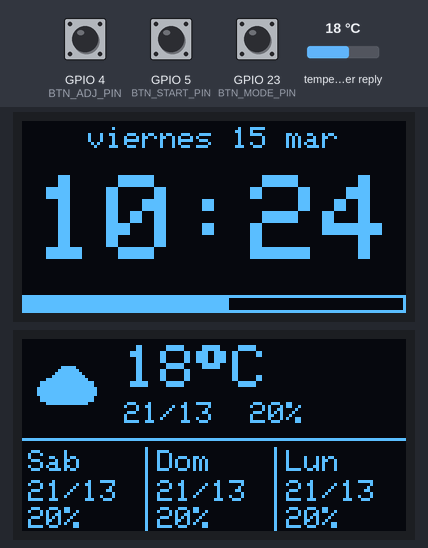
This sketch was run on a simulated ESP32. Shown: 2 × 128×64 one-colour display. Inputs (shaded band) come from the test bench; at power-on: GPIO 23 (BTN_MODE_PIN) HIGH, GPIO 5 (BTN_START_PIN) HIGH, GPIO 4 (BTN_ADJ_PIN) HIGH, temperature in the weather reply 18 °C. WiFi joins after 1.5 s; servers stay silent unless stated; the local clock reads 2024-03-15 10:24:30 at power-on unless the sketch sets it; web services answer with replies made up by the test bench.

Above: at 3.0 s.
3.1 s: GPIO 23 (BTN_MODE_PIN) pulled LOW for 0.15 s
At 4.2 s:
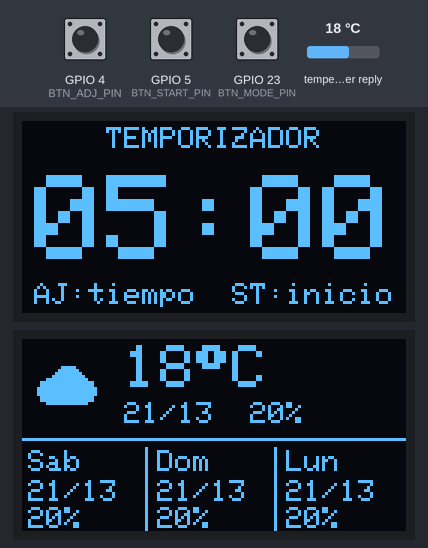
4.8 s: GPIO 5 (BTN_START_PIN) pulled LOW for 0.15 s
At 5.8 s:
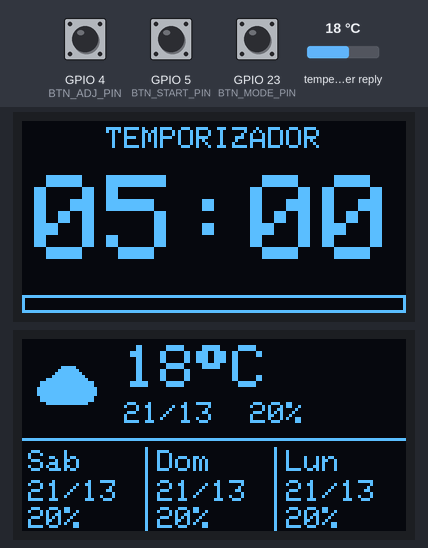
7.9 s: GPIO 5 (BTN_START_PIN) pulled LOW for 0.15 s
At 9.3 s:
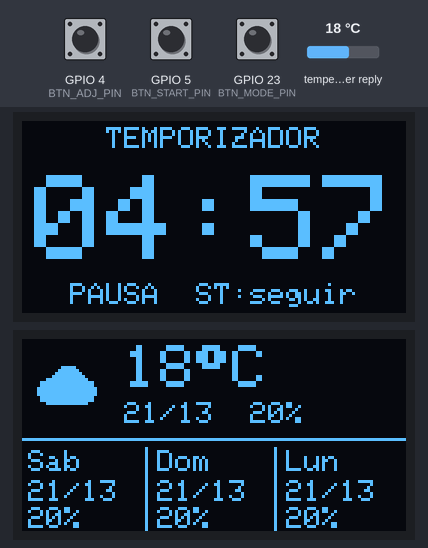
9.6 s: GPIO 4 (BTN_ADJ_PIN) pulled LOW for 0.15 s
At 11.0 s:
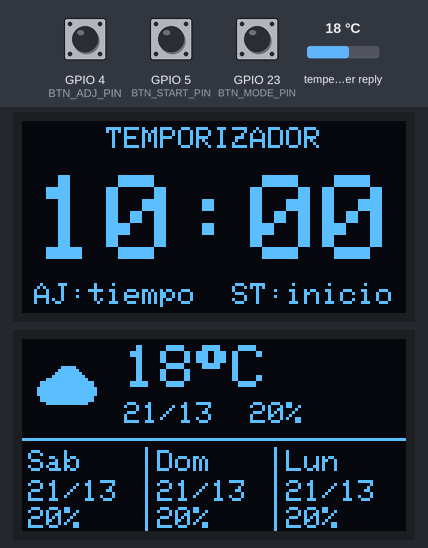
11.3 s: GPIO 23 (BTN_MODE_PIN) pulled LOW for 1 s
At 12.6 s:
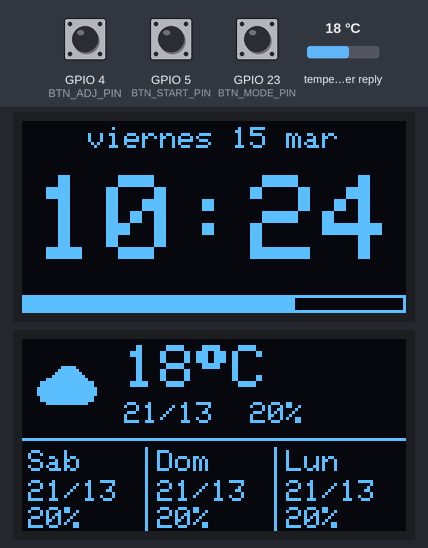
14.5 s: GPIO 23 (BTN_MODE_PIN) pulsed LOW 2 times (0.12 s each, 0.3 s apart)
At 15.4 s:
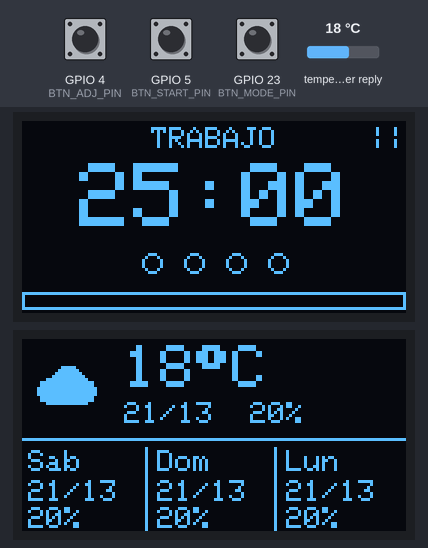
Timing chart, 0 to 17.5 s (numbered marks = the images above; inputs shaded):
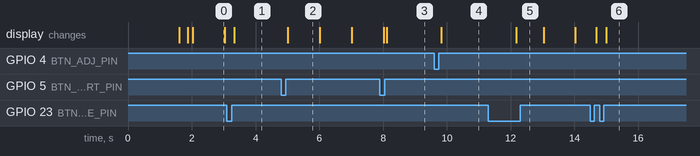

Measured:
- after the input at 3.1 s, the display: changes after 0.23 s (image 1)
- after the input at 4.8 s, the display: changes after 0.21 s (image 2)
- after the input at 7.9 s, the display: first differs from a run without the input after 0.21 s (image 3)
- after the input at 9.6 s, the display: changes after 0.22 s (image 4)
- after the input at 11.3 s, the display: changes after 0.88 s (image 5)
- after the input at 14.5 s, the display: first changes after 0.18 s (image 6 shows a later state)
- what the display in image 0 shows lasts 1.0 s, from 2.0 s to 3.0 s

The sketch:

reloj_tiempo_modos.ino
```cpp
/*
  Reloj + tiempo + temporizador + pomodoro
  2 OLED SSD1306 0.96" (128x64) + ESP32 (DevKit clásico) + 3 pulsadores

  OLED 1 (reloj / temporizador / pomodoro) -> I2C 0: SDA=21, SCL=22
  OLED 2 (previsión del tiempo, siempre)   -> I2C 1: SDA=18, SCL=19

  Botones (un pin al GPIO y el otro a GND, usan pull-up interno):
    MODO  -> GPIO 23
    START -> GPIO 5
    AJUSTE-> GPIO 4
  Zumbador (pasivo por defecto) -> GPIO 2 y GND (BUZZER_PIN = -1 si no lo tienes)

  Controles
    MODO  (corto): cambia Reloj -> Temporizador -> Pomodoro
    MODO  (largo): vuelve al reloj
    START (corto): iniciar / pausar     START (largo): reiniciar
    AJUSTE: Reloj = bajar/subir brillo
            Temporizador = siguiente tiempo (largo = anterior)
            Pomodoro = saltar a la siguiente fase
    Cuando suena la alarma, cualquier botón la para.

  Librerías: Adafruit SSD1306, Adafruit GFX Library, ArduinoJson (v7)
  Datos del tiempo: Open-Meteo (gratis, sin API key)
*/

#include <Wire.h>
#include <WiFi.h>
#include <WiFiClientSecure.h>
#include <HTTPClient.h>
#include <ArduinoJson.h>
#include <Adafruit_GFX.h>
#include <Adafruit_SSD1306.h>
#include <time.h>

// ---------- CONFIGURACIÓN ----------
// >>>>>>>>>> CAMBIA ESTOS DOS VALORES POR LOS DE TU WIFI <<<<<<<<<<
// IMPORTANTE: el ESP32 SOLO funciona con redes de 2,4 GHz. NO se conecta a 5 GHz.
// Si tu router tiene las dos bandas con el mismo nombre, usa (o crea) una red de 2,4 GHz.
const char* WIFI_SSID = "TU_WIFI";          // <- nombre de tu red WiFi (2,4 GHz)
const char* WIFI_PASS = "TU_PASSWORD";      // <- contraseña de tu red WiFi
// >>>>>>>>>>>>>>>>>>>>>>>>>>>>>>>>>>>>>>>>>>>>>>>>>>>>>>>>>>>>>>>>>>

// >>>>>>>>>> CAMBIA LA UBICACIÓN POR LA TUYA <<<<<<<<<<
// Los valores de abajo son solo un ejemplo. Pon las coordenadas de tu ciudad
// (en Google Maps: clic derecho sobre tu ciudad y copia los dos números).
// Latitud: positiva = norte. Longitud: negativa = oeste (en España casi siempre es negativa).
const float LAT = 40.4168;    // <- tu latitud
const float LON = -3.7038;    // <- tu longitud
// >>>>>>>>>>>>>>>>>>>>>>>>>>>>>>>>>>>>>>>>>>>>>>>>>>>>>

// Zona horaria España peninsular (cambio horario automático)
const char* TZ_INFO = "CET-1CEST,M3.5.0,M10.5.0/3";

const unsigned long WEATHER_EVERY_MS = 30UL * 60UL * 1000UL;  // cada 30 min

// Pines I2C
#define SDA_1 21
#define SCL_1 22
#define SDA_2 18
#define SCL_2 19

// Botones y zumbador
#define BTN_MODE_PIN 23
#define BTN_START_PIN 5
#define BTN_ADJ_PIN 4
const int8_t BUZZER_PIN = 2;          // -1 = sin zumbador
const bool BUZZER_PASSIVE = true;     // true = zumbador pasivo, false = activo
const uint16_t BUZZER_FREQ = 2700;    // frecuencia del tono (solo pasivo); prueba 2000-3500

// Pomodoro
const uint8_t POMO_WORK_MIN = 25;
const uint8_t POMO_SHORT_MIN = 5;
const uint8_t POMO_LONG_MIN = 15;
const uint8_t POMO_ROUNDS = 4;        // pomodoros hasta el descanso largo
const bool AUTO_START_NEXT = false;   // true = la siguiente fase arranca sola

// Alarma
const unsigned long ALARM_MAX_MS = 20000UL;  // se para sola a los 20 s
// -----------------------------------

Adafruit_SSD1306 clockOled(128, 64, &Wire, -1);
Adafruit_SSD1306 weatherOled(128, 64, &Wire1, -1);

const char* DIAS_LARGO[] = {"domingo", "lunes", "martes", "miercoles", "jueves", "viernes", "sabado"};
const char* DIAS_CORTO[] = {"Dom", "Lun", "Mar", "Mie", "Jue", "Vie", "Sab"};
const char* MESES[] = {"ene", "feb", "mar", "abr", "may", "jun", "jul", "ago", "sep", "oct", "nov", "dic"};

struct Weather {
  bool valid = false;
  float temp = 0;
  int code = 0;
  bool isDay = true;
  float tmax[4], tmin[4];
  int rain[4];
  char day[4][4];
} w;

unsigned long lastWeather = 0;
bool weatherDirty = true;

// ---------- Botones ----------
struct Button {
  uint8_t pin = 0;
  bool stable = HIGH, lastRead = HIGH, longFired = false;
  uint32_t lastChange = 0, pressedAt = 0;

  void begin(uint8_t p) {
    pin = p;
    pinMode(pin, INPUT_PULLUP);
  }

  // 0 = nada, 1 = pulsación corta (al soltar), 2 = pulsación larga
  uint8_t update(uint32_t now) {
    bool r = digitalRead(pin);
    if (r != lastRead) {
      lastRead = r;
      lastChange = now;
    }
    uint8_t ev = 0;
    if (now - lastChange > 30 && r != stable) {
      stable = r;
      if (stable == LOW) {
        pressedAt = now;
        longFired = false;
      } else if (!longFired) {
        ev = 1;
      }
    }
    if (stable == LOW && !longFired && now - pressedAt > 800) {
      longFired = true;
      ev = 2;
    }
    return ev;
  }
};

Button btnMode, btnStart, btnAdj;

// ---------- Estado de los modos ----------
enum UiMode { M_CLOCK, M_TIMER, M_POMO };
UiMode mode = M_CLOCK;

bool needRedraw = true;
int32_t lastSig = -2;
bool dimmed = false;

// Temporizador
const uint16_t TIMER_PRESETS_S[] = {30, 60, 120, 180, 300, 600, 900, 1200, 1500, 1800, 2700, 3600};
const uint8_t N_PRESETS = sizeof(TIMER_PRESETS_S) / sizeof(TIMER_PRESETS_S[0]);
uint8_t timerPreset = 4;  // empieza en 5 min
uint32_t timerSetMs = 300000UL;
uint32_t timerRemaining = 300000UL;
uint32_t timerEndAt = 0;
bool timerRunning = false;

// Pomodoro
enum Phase { P_WORK, P_SHORT, P_LONG };
Phase pomoPhase = P_WORK;
uint8_t pomoDone = 0;
bool pomoRunning = false;
uint32_t pomoEnd = 0;
uint32_t pomoRemaining = POMO_WORK_MIN * 60000UL;

// Alarma
bool alarmActive = false;
bool alarmOn = false;
uint32_t alarmStart = 0;
const char* alarmMsg = "";

// ---------- Iconos del tiempo (centrados en cx, cy; ~20x20 px) ----------
void iconSun(Adafruit_SSD1306& d, int cx, int cy) {
  d.fillCircle(cx, cy, 5, WHITE);
  for (int i = 0; i < 8; i++) {
    float a = i * PI / 4;
    d.drawLine(cx + cos(a) * 8, cy + sin(a) * 8, cx + cos(a) * 11, cy + sin(a) * 11, WHITE);
  }
}

void iconMoon(Adafruit_SSD1306& d, int cx, int cy) {
  d.fillCircle(cx, cy, 8, WHITE);
  d.fillCircle(cx + 5, cy - 4, 7, BLACK);
}

void iconCloud(Adafruit_SSD1306& d, int cx, int cy) {
  d.fillCircle(cx - 5, cy + 2, 4, WHITE);
  d.fillCircle(cx + 1, cy - 1, 5, WHITE);
  d.fillCircle(cx + 6, cy + 2, 4, WHITE);
  d.fillRect(cx - 5, cy + 2, 12, 5, WHITE);
}

void iconPartly(Adafruit_SSD1306& d, int cx, int cy) {
  d.fillCircle(cx - 4, cy - 4, 4, WHITE);
  for (int i = 0; i < 8; i++) {
    float a = i * PI / 4;
    d.drawLine(cx - 4 + cos(a) * 6, cy - 4 + sin(a) * 6, cx - 4 + cos(a) * 9, cy - 4 + sin(a) * 9, WHITE);
  }
  d.fillCircle(cx + 1, cy + 3, 4, WHITE);
  d.fillCircle(cx + 7, cy + 1, 5, WHITE);
  d.fillRect(cx + 1, cy + 3, 11, 5, WHITE);
}

void iconPartlyNight(Adafruit_SSD1306& d, int cx, int cy) {
  d.fillCircle(cx - 4, cy - 4, 6, WHITE);
  d.fillCircle(cx - 1, cy - 7, 5, BLACK);
  d.fillCircle(cx + 1, cy + 3, 4, WHITE);
  d.fillCircle(cx + 7, cy + 1, 5, WHITE);
  d.fillRect(cx + 1, cy + 3, 11, 5, WHITE);
}

void iconRain(Adafruit_SSD1306& d, int cx, int cy) {
  iconCloud(d, cx, cy - 4);
  for (int i = -1; i <= 1; i++) d.drawLine(cx + i * 5 + 1, cy + 5, cx + i * 5 - 1, cy + 9, WHITE);
}

void iconSnow(Adafruit_SSD1306& d, int cx, int cy) {
  iconCloud(d, cx, cy - 4);
  for (int i = -1; i <= 1; i++) d.fillCircle(cx + i * 5, cy + 7, 1, WHITE);
}

void iconStorm(Adafruit_SSD1306& d, int cx, int cy) {
  iconCloud(d, cx, cy - 4);
  d.drawLine(cx + 2, cy + 4, cx - 2, cy + 8, WHITE);
  d.drawLine(cx - 2, cy + 8, cx + 3, cy + 8, WHITE);
  d.drawLine(cx + 3, cy + 8, cx - 1, cy + 12, WHITE);
}

void iconFog(Adafruit_SSD1306& d, int cx, int cy) {
  for (int i = -1; i <= 1; i++) d.drawFastHLine(cx - 9, cy + i * 5, 18, WHITE);
}

void drawIcon(Adafruit_SSD1306& d, int cx, int cy, int code, bool isDay) {
  if (code == 0) { if (isDay) iconSun(d, cx, cy); else iconMoon(d, cx, cy); }
  else if (code <= 2) { if (isDay) iconPartly(d, cx, cy); else iconPartlyNight(d, cx, cy); }
  else if (code == 3) iconCloud(d, cx, cy);
  else if (code == 45 || code == 48) iconFog(d, cx, cy);
  else if ((code >= 51 && code <= 67) || (code >= 80 && code <= 82)) iconRain(d, cx, cy);
  else if ((code >= 71 && code <= 77) || code == 85 || code == 86) iconSnow(d, cx, cy);
  else if (code >= 95) iconStorm(d, cx, cy);
  else iconCloud(d, cx, cy);
}

// ---------- Utilidades de dibujo ----------
void printCentered(Adafruit_SSD1306& d, const char* s, int y, uint8_t size) {
  int16_t x1, y1;
  uint16_t tw, th;
  d.setTextSize(size);
  d.getTextBounds(s, 0, 0, &x1, &y1, &tw, &th);
  d.setCursor((128 - tw) / 2, y);
  d.print(s);
}

void drawBar(Adafruit_SSD1306& d, int y, float frac) {
  if (frac < 0) frac = 0;
  if (frac > 1) frac = 1;
  d.drawRect(0, y, 128, 6, WHITE);
  d.fillRect(0, y, (int)(frac * 128), 6, WHITE);
}

// ---------- Cálculo de tiempos restantes ----------
uint32_t timerRemainingNow(uint32_t now) {
  if (timerRunning) {
    long r = (long)(timerEndAt - now);
    return r > 0 ? (uint32_t)r : 0;
  }
  return timerRemaining;
}

uint32_t phaseMs(Phase p) {
  switch (p) {
    case P_WORK: return POMO_WORK_MIN * 60000UL;
    case P_SHORT: return POMO_SHORT_MIN * 60000UL;
    default: return POMO_LONG_MIN * 60000UL;
  }
}

uint32_t pomoRemainingNow(uint32_t now) {
  if (pomoRunning) {
    long r = (long)(pomoEnd - now);
    return r > 0 ? (uint32_t)r : 0;
  }
  return pomoRemaining;
}

void advancePhase(bool completed, uint32_t now) {
  if (pomoPhase == P_WORK) {
    if (completed) pomoDone++;
    pomoPhase = (completed && pomoDone % POMO_ROUNDS == 0) ? P_LONG : P_SHORT;
  } else {
    pomoPhase = P_WORK;
  }
  pomoRemaining = phaseMs(pomoPhase);
  pomoRunning = completed && AUTO_START_NEXT;
  if (pomoRunning) pomoEnd = now + pomoRemaining;
}

// ---------- Alarma ----------
// Enciende o apaga el zumbador (tono si es pasivo, nivel alto/bajo si es activo)
void buzzer(bool on) {
  if (BUZZER_PIN < 0) return;
  if (BUZZER_PASSIVE) ledcWriteTone(BUZZER_PIN, on ? BUZZER_FREQ : 0);
  else digitalWrite(BUZZER_PIN, on ? HIGH : LOW);
}

void startAlarm(const char* msg, uint32_t now) {
  alarmActive = true;
  alarmOn = false;
  alarmStart = now;
  alarmMsg = msg;
  needRedraw = true;
}

void stopAlarm() {
  alarmActive = false;
  alarmOn = false;
  clockOled.invertDisplay(false);
  buzzer(false);
  needRedraw = true;
}

void tickAlarm(uint32_t now) {
  if (!alarmActive) return;
  if (now - alarmStart > ALARM_MAX_MS) {
    stopAlarm();
    return;
  }
  bool on = ((now - alarmStart) / 400) % 2 == 0;
  if (on != alarmOn) {
    alarmOn = on;
    clockOled.invertDisplay(on);
    buzzer(on);
  }
}

// ---------- Pantallas del OLED 1 ----------
void drawClockMode() {
  struct tm t;
  if (!getLocalTime(&t, 50)) return;

  Adafruit_SSD1306& d = clockOled;
  d.clearDisplay();
  d.setTextColor(WHITE);

  char date[32];
  snprintf(date, sizeof(date), "%s %d %s", DIAS_LARGO[t.tm_wday], t.tm_mday, MESES[t.tm_mon]);
  printCentered(d, date, 2, 1);

  char hm[6];
  snprintf(hm, sizeof(hm), (t.tm_sec % 2 == 0) ? "%02d:%02d" : "%02d %02d", t.tm_hour, t.tm_min);
  d.setTextSize(4);
  d.setCursor(4, 18);
  d.print(hm);

  d.drawRect(0, 58, 128, 6, WHITE);
  d.fillRect(0, 58, (t.tm_sec * 128) / 59, 6, WHITE);

  d.display();
}

void drawTimerMode(uint32_t now) {
  Adafruit_SSD1306& d = clockOled;
  uint32_t rem = timerRemainingNow(now);
  uint32_t secs = (rem + 999) / 1000;

  d.clearDisplay();
  d.setTextColor(WHITE);
  printCentered(d, "TEMPORIZADOR", 2, 1);

  char buf[8];
  snprintf(buf, sizeof(buf), "%02u:%02u", (unsigned)(secs / 60), (unsigned)(secs % 60));
  printCentered(d, buf, 18, 4);

  if (timerRunning) {
    drawBar(d, 58, 1.0f - (float)rem / (float)timerSetMs);
  } else if (rem < timerSetMs) {
    printCentered(d, "PAUSA  ST:seguir", 54, 1);
  } else {
    printCentered(d, "AJ:tiempo  ST:inicio", 54, 1);
  }
  d.display();
}

void drawPomoMode(uint32_t now) {
  Adafruit_SSD1306& d = clockOled;
  uint32_t rem = pomoRemainingNow(now);
  uint32_t secs = (rem + 999) / 1000;

  d.clearDisplay();
  d.setTextColor(WHITE);

  const char* name = pomoPhase == P_WORK ? "TRABAJO" : (pomoPhase == P_SHORT ? "DESCANSO" : "DESCANSO LARGO");
  printCentered(d, name, 2, 1);
  if (!pomoRunning) {
    d.setTextSize(1);
    d.setCursor(116, 2);
    d.print("||");
  }

  char buf[8];
  snprintf(buf, sizeof(buf), "%02u:%02u", (unsigned)(secs / 60), (unsigned)(secs % 60));
  printCentered(d, buf, 14, 3);

  // Puntos: pomodoros completados en la ronda actual
  uint8_t filled = (pomoPhase == P_LONG) ? POMO_ROUNDS : (pomoDone % POMO_ROUNDS);
  for (uint8_t i = 0; i < POMO_ROUNDS; i++) {
    int cx = 64 + (int)((i - (POMO_ROUNDS - 1) / 2.0f) * 14);
    if (i < filled) d.fillCircle(cx, 47, 3, WHITE);
    else d.drawCircle(cx, 47, 3, WHITE);
  }

  drawBar(d, 57, 1.0f - (float)rem / (float)phaseMs(pomoPhase));
  d.display();
}

void drawAlarm() {
  Adafruit_SSD1306& d = clockOled;
  d.clearDisplay();
  d.setTextColor(WHITE);
  printCentered(d, alarmMsg, 4, 1);
  printCentered(d, "FIN!", 20, 4);
  printCentered(d, "pulsa un boton", 54, 1);
  d.display();
}

void drawClockScreen(uint32_t now) {
  if (alarmActive) {
    drawAlarm();
    return;
  }
  switch (mode) {
    case M_CLOCK: drawClockMode(); break;
    case M_TIMER: drawTimerMode(now); break;
    case M_POMO: drawPomoMode(now); break;
  }
}

// ---------- Pantalla del tiempo (OLED 2) ----------
void drawWeather() {
  Adafruit_SSD1306& d = weatherOled;
  d.clearDisplay();
  d.setTextColor(WHITE);

  if (!w.valid) {
    d.setTextSize(1);
    d.setCursor(20, 28);
    d.print("Sin datos del tiempo");
    d.display();
    return;
  }

  drawIcon(d, 14, 15, w.code, w.isDay);

  d.setTextSize(2);
  d.setCursor(34, 2);
  d.print((int)round(w.temp));
  d.write(248);  // símbolo de grado (CP437)
  d.print("C");

  d.setTextSize(1);
  d.setCursor(34, 21);
  d.printf("%d/%d  %d%%", (int)round(w.tmax[0]), (int)round(w.tmin[0]), w.rain[0]);

  d.drawFastHLine(0, 33, 128, WHITE);

  for (int i = 1; i <= 3; i++) {
    int x = (i - 1) * 43 + 2;
    d.setCursor(x, 37);
    d.print(w.day[i]);
    d.setCursor(x, 47);
    d.printf("%d/%d", (int)round(w.tmax[i]), (int)round(w.tmin[i]));
    d.setCursor(x, 56);
    d.printf("%d%%", w.rain[i]);
    if (i < 3) d.drawFastVLine(x + 39, 36, 28, WHITE);
  }

  d.display();
}

// ---------- Descarga de la previsión ----------
bool fetchWeather() {
  if (WiFi.status() != WL_CONNECTED) return false;

  String url = String("https://api.open-meteo.com/v1/forecast?latitude=") + String(LAT, 4) +
               "&longitude=" + String(LON, 4) +
               "&current=temperature_2m,weather_code,is_day" +
               "&daily=weather_code,temperature_2m_max,temperature_2m_min,precipitation_probability_max" +
               "&timezone=auto&forecast_days=4";

  WiFiClientSecure client;
  client.setInsecure();  // sin verificar certificado (suficiente para un dato de tiempo)
  HTTPClient http;
  if (!http.begin(client, url)) return false;
  http.useHTTP10(true);  // evita la respuesta "chunked", que rompe la lectura del JSON
  http.setTimeout(5000);

  int code = http.GET();
  if (code != 200) {
    Serial.printf("Open-Meteo HTTP %d (%s)\n", code, HTTPClient::errorToString(code).c_str());
    http.end();
    return false;
  }

  JsonDocument doc;
  DeserializationError err = deserializeJson(doc, http.getStream());
  http.end();
  if (err) {
    Serial.println(err.c_str());
    return false;
  }

  w.temp = doc["current"]["temperature_2m"] | 0.0f;
  w.code = doc["current"]["weather_code"] | 0;
  w.isDay = (doc["current"]["is_day"] | 1) == 1;

  for (int i = 0; i < 4; i++) {
    w.tmax[i] = doc["daily"]["temperature_2m_max"][i] | 0.0f;
    w.tmin[i] = doc["daily"]["temperature_2m_min"][i] | 0.0f;
    w.rain[i] = doc["daily"]["precipitation_probability_max"][i] | 0;

    const char* s = doc["daily"]["time"][i] | "";
    int y, m, dd;
    struct tm tmDay = {};
    if (sscanf(s, "%d-%d-%d", &y, &m, &dd) == 3) {
      tmDay.tm_year = y - 1900;
      tmDay.tm_mon = m - 1;
      tmDay.tm_mday = dd;
      tmDay.tm_hour = 12;
      mktime(&tmDay);
      strcpy(w.day[i], DIAS_CORTO[tmDay.tm_wday]);
    } else {
      strcpy(w.day[i], "---");
    }
  }

  w.valid = true;
  return true;
}

// ---------- Botones: qué hace cada uno ----------
void handleButtons(uint8_t evMode, uint8_t evStart, uint8_t evAdj, uint32_t now) {
  if (!evMode && !evStart && !evAdj) return;

  if (alarmActive) {  // cualquier botón para la alarma
    stopAlarm();
    return;
  }
  needRedraw = true;

  if (evMode == 1) {
    mode = (UiMode)((mode + 1) % 3);
    return;
  }
  if (evMode == 2) {
    mode = M_CLOCK;
    return;
  }

  if (mode == M_CLOCK) {
    if (evAdj == 1) {
      dimmed = !dimmed;
      clockOled.dim(dimmed);
      weatherOled.dim(dimmed);
    }
  } else if (mode == M_TIMER) {
    if (evStart == 1) {
      if (timerRunning) {
        timerRemaining = timerRemainingNow(now);
        timerRunning = false;
      } else {
        if (timerRemaining == 0) timerRemaining = timerSetMs;
        timerEndAt = now + timerRemaining;
        timerRunning = true;
      }
    } else if (evStart == 2) {
      timerRunning = false;
      timerRemaining = timerSetMs;
    }
    if (evAdj && !timerRunning) {
      if (evAdj == 1) timerPreset = (timerPreset + 1) % N_PRESETS;
      else timerPreset = (timerPreset + N_PRESETS - 1) % N_PRESETS;
      timerSetMs = TIMER_PRESETS_S[timerPreset] * 1000UL;
      timerRemaining = timerSetMs;
    }
  } else {  // M_POMO
    if (evStart == 1) {
      if (pomoRunning) {
        pomoRemaining = pomoRemainingNow(now);
        pomoRunning = false;
      } else {
        pomoEnd = now + pomoRemaining;
        pomoRunning = true;
      }
    } else if (evStart == 2) {
      pomoPhase = P_WORK;
      pomoDone = 0;
      pomoRunning = false;
      pomoRemaining = phaseMs(P_WORK);
    }
    if (evAdj == 1) advancePhase(false, now);  // saltar fase
  }
}

// Los temporizadores siguen corriendo aunque estés en otro modo
void tickTimers(uint32_t now) {
  if (timerRunning && (long)(timerEndAt - now) <= 0) {
    timerRunning = false;
    timerRemaining = timerSetMs;
    startAlarm("TEMPORIZADOR", now);
  }
  if (pomoRunning && (long)(pomoEnd - now) <= 0) {
    advancePhase(true, now);
    startAlarm(pomoPhase == P_WORK ? "A TRABAJAR" : "A DESCANSAR", now);
  }
}

// Valor que, al cambiar, obliga a redibujar el OLED 1
int32_t currentSig(uint32_t now) {
  if (mode == M_TIMER) return (timerRemainingNow(now) + 999) / 1000;
  if (mode == M_POMO) return (pomoRemainingNow(now) + 999) / 1000;
  struct tm t;
  if (getLocalTime(&t, 10)) return t.tm_sec;
  return -1;
}

// ---------- Utilidades de arranque ----------
void showMessage(Adafruit_SSD1306& d, const char* msg) {
  d.clearDisplay();
  d.setTextColor(WHITE);
  d.setTextSize(1);
  d.setCursor(0, 28);
  d.print(msg);
  d.display();
}

void connectWiFi() {
  WiFi.mode(WIFI_STA);
  WiFi.begin(WIFI_SSID, WIFI_PASS);
  showMessage(clockOled, "Conectando WiFi...");
  unsigned long start = millis();
  while (WiFi.status() != WL_CONNECTED && millis() - start < 20000) delay(250);
}

void setup() {
  Serial.begin(115200);

  btnMode.begin(BTN_MODE_PIN);
  btnStart.begin(BTN_START_PIN);
  btnAdj.begin(BTN_ADJ_PIN);
  if (BUZZER_PIN >= 0) {
    if (BUZZER_PASSIVE) {
      ledcAttach(BUZZER_PIN, 2000, 8);
      ledcWriteTone(BUZZER_PIN, 0);
    } else {
      pinMode(BUZZER_PIN, OUTPUT);
      digitalWrite(BUZZER_PIN, LOW);
    }
  }

  Wire.begin(SDA_1, SCL_1);
  Wire1.begin(SDA_2, SCL_2);

  if (!clockOled.begin(SSD1306_SWITCHCAPVCC, 0x3C)) Serial.println("OLED reloj no encontrada");
  if (!weatherOled.begin(SSD1306_SWITCHCAPVCC, 0x3C)) Serial.println("OLED tiempo no encontrada");
  clockOled.cp437(true);
  weatherOled.cp437(true);

  connectWiFi();

  configTzTime(TZ_INFO, "pool.ntp.org", "time.google.com");
  showMessage(clockOled, "Sincronizando hora...");
  struct tm t;
  getLocalTime(&t, 10000);

  if (fetchWeather()) lastWeather = millis();
  weatherDirty = true;
  needRedraw = true;
}

void loop() {
  // Reconectar si se cae el WiFi
  if (WiFi.status() != WL_CONNECTED) {
    static unsigned long lastTry = 0;
    if (millis() - lastTry > 30000) {
      lastTry = millis();
      WiFi.disconnect();
      WiFi.begin(WIFI_SSID, WIFI_PASS);
    }
  }

  // Actualizar previsión (si falla, reintenta a los 2 min).
  // Durante la descarga los botones pueden tardar un par de segundos en responder.
  if (millis() - lastWeather > WEATHER_EVERY_MS || (!w.valid && millis() - lastWeather > 120000UL)) {
    lastWeather = millis();
    if (fetchWeather()) weatherDirty = true;
  }

  if (weatherDirty) {
    drawWeather();
    weatherDirty = false;
  }

  uint32_t now = millis();

  uint8_t eM = btnMode.update(now);
  uint8_t eS = btnStart.update(now);
  uint8_t eA = btnAdj.update(now);
  handleButtons(eM, eS, eA, now);

  tickTimers(now);
  tickAlarm(now);

  int32_t sig = currentSig(now);
  if (needRedraw || sig != lastSig) {
    lastSig = sig;
    needRedraw = false;
    drawClockScreen(now);
  }

  delay(10);
}
```
